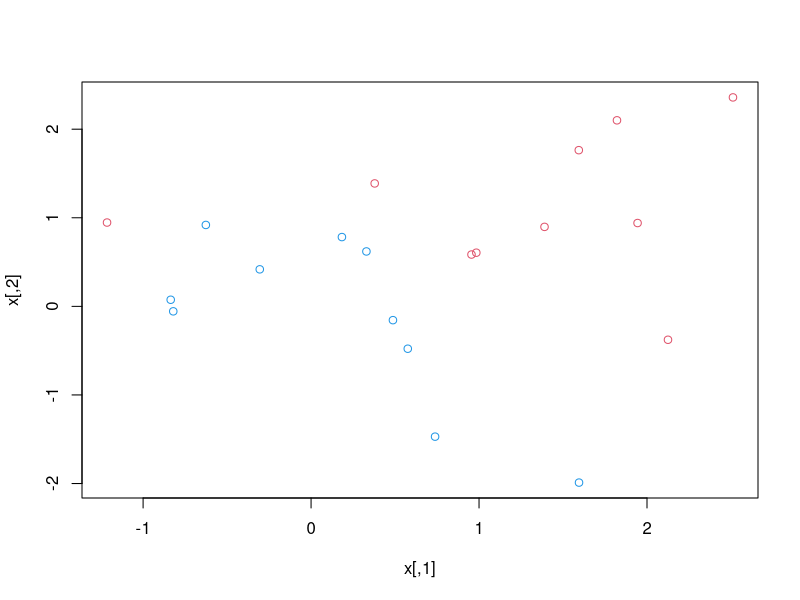
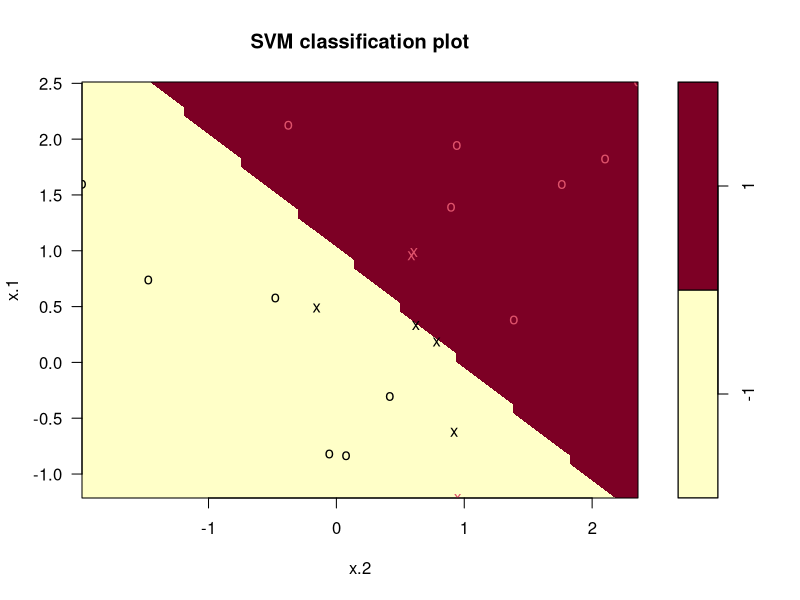
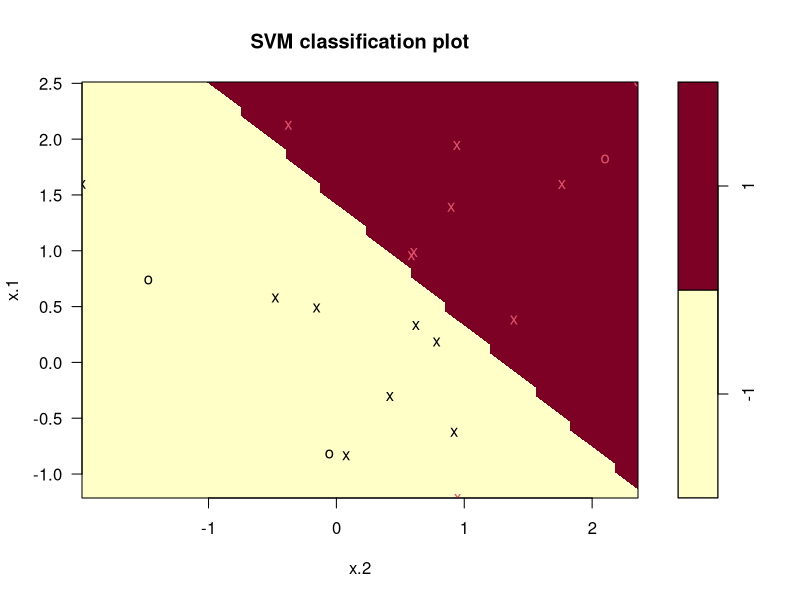
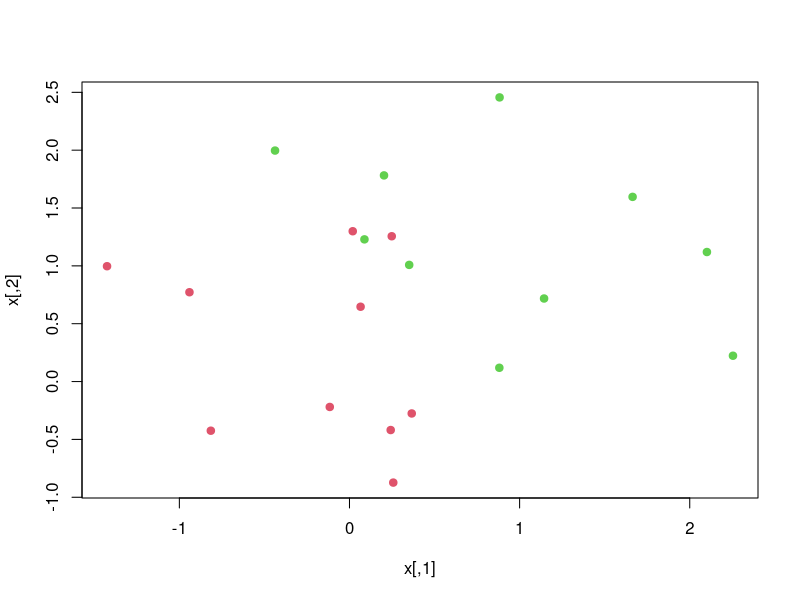
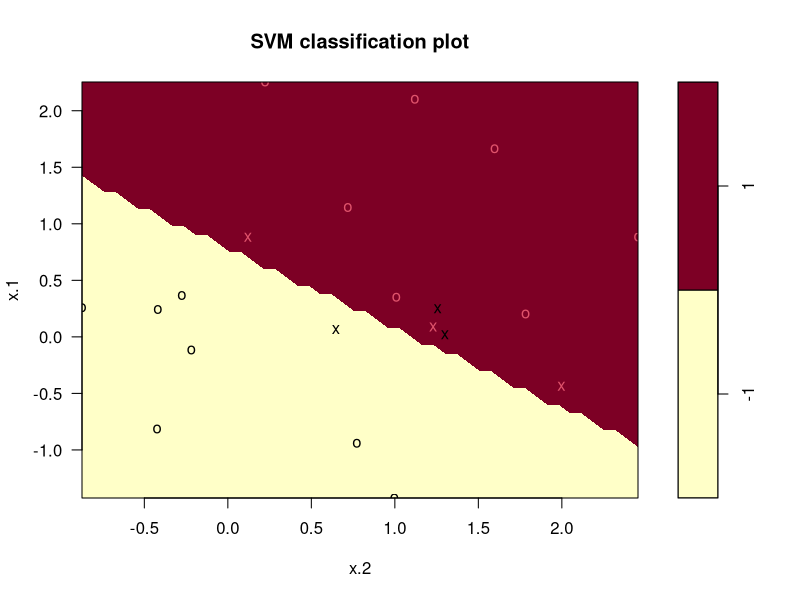

Here is the R script that generated these plots, in order:
###Support Vector Classifiers
set.seed(1)
x<-matrix(rnorm(20*2),ncol=2)
x
y<-c(rep(-1,10),rep(1,10))
y
#for rows 11 to 20, add one
x[y==1,]<-x[y==1,]+1
x
plot(x,col=(3-y))
palette()
#encode the response as a factor variable by creating a data frame:
dat<-data.frame(x=x,y=as.factor(y))
library(e1071)
svmfit<-svm(y~.,data=dat,kernel="linear",cost=10,scale=FALSE)
#support vectors = cross, remaining = circle
plot(svmfit,data=dat)
#7 support vectors:
svmfit$index
summary(svmfit)
#try a smaller cost
svmfit<-svm(y~.,data=dat,kernel="linear",cost=0.1,scale=FALSE)
plot(svmfit,data=dat)
#16 support vectors:
svmfit$index

##tune() - perform 10-fold cross-validation
#another example of using CV to compare and select model
set.seed(1)
tune.out<-tune(svm,y~.,data=dat,kernel="linear",ranges=list(cost=c(0.001,0.01,0.1,1,5,10,100)))
summary(tune.out)
bestmod<-tune.out$best.model
summary(bestmod)

##predict class labels
#first generate a test data set
xtest<-matrix(rnorm(20*2),ncol=2)
ytest<-sample(c(-1,1),20,rep=TRUE)
ytest
xtest
xtest[ytest==1,]<-xtest[ytest==1,]+1
testdat<-data.frame(x=xtest,y=as.factor(ytest))
testdat
#then predict the class labels of these test observations
# - first using the best model (with cost=0.1)
ypred<-predict(bestmod,testdat)
#with cost=0.1, 19 of the test observations are correctly classified.
table(predict=ypred,truth=testdat$y)
#-what if cost=0.01?
svmfit<-svm(y~.,data=dat,kernel="linear",cost=0.01,scale=FALSE)
ypred<-predict(svmfit,testdat)
#with cost=0.01, 18 of the test observations are correctly classified.
table(predict=ypred,truth=testdat$y)

##A linearly separable example
#First generate a linearly seperable training set (repeated until success)
x<-matrix(rnorm(20*2),ncol=2)
y<-c(rep(-1,10),rep(1,10))
#used +1 below as couldn't get +0.5 to work.
x[y==1,]<-x[y==1]+1
plot(x,col=(y+5)/2,pch=19)

#we fit the SVC and plot the resulting hyperplane, using a very large 
#value of cost so that no observations are misclassified
dat<-data.frame(x=x,y=as.factor(y))
svmfit<-svm(y~.,data=dat,kernel="linear",cost=1e5)
summary(svmfit)
plot(svmfit,dat)
#only 3 support vectors used, margin very narrow - however some circle
#observations are very close to the decision boundary.
#It seems that this model will perform poorly on test data.
#We now generate a test dataset and calculate the error rate:
# - TODO!

#Slide 31 - also TODO